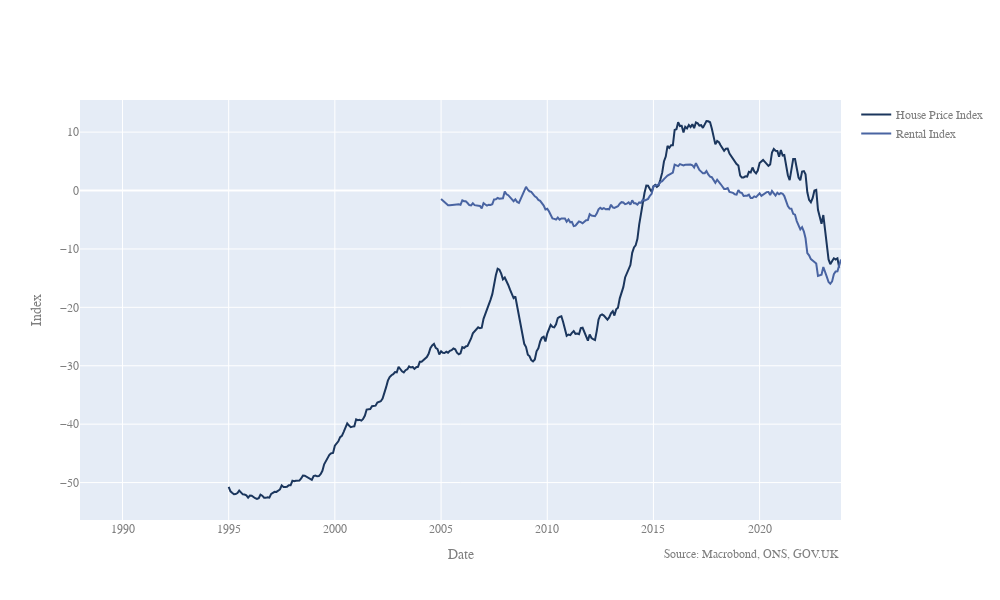

The code cell stored with this chart in its notebook:
### Code cell
fig_2 = lineplots(df_ts_cpi_removed)

### Figure 1 — Plotly figure (JSON) as saved in the notebook; plotly's stock layout.template omitted (floating-point values rounded to 4 significant figures; data arrays with more than 128 entries replaced by an {"elided": "..."} marker saying what was removed)
{"data": [{"line": {"color": "#1B365D"}, "name": "House Price Index", "type": "scatter", "x": {"elided": "431 str values"}, "y": {"elided": "431 float values"}}, {"line": {"color": "#4964A2"}, "name": "Rental Index", "type": "scatter", "x": {"elided": "431 str values"}, "y": {"elided": "431 float values"}}], "layout": {"annotations": [{"showarrow": false, "text": "Source: Macrobond, ONS, GOV.UK", "x": 1, "xref": "paper", "y": -0.1, "yref": "paper"}], "autosize": false, "font": {"color": "#7f7f7f", "family": "Montserrat", "size": 12}, "height": 600, "width": 1000, "xaxis": {"title": {"text": "Date"}}, "yaxis": {"title": {"text": "Index"}}}}
